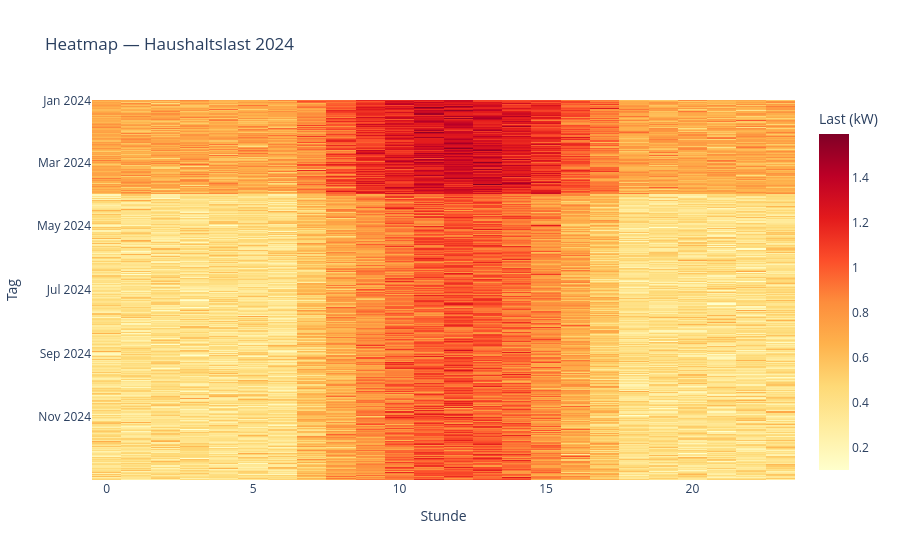

Notebook code cell kept with this figure:
### Markdown cell above
**Plotly (interaktiv)**

### Code cell
fig = px.imshow(heatmap, aspect="auto", color_continuous_scale="YlOrRd",
                title="Heatmap — Haushaltslast 2024",
                labels=dict(x="Stunde", y="Tag", color="Last (kW)"))
fig.show()

### Figure 1 — Plotly figure (JSON) as saved in the notebook; plotly's stock layout.template omitted (floating-point values rounded to 4 significant figures; data arrays with more than 128 entries replaced by an {"elided": "..."} marker saying what was removed)
{"data": [{"coloraxis": "coloraxis", "hovertemplate": "Stunde: %{x}<br>Tag: %{y}<br>Last (kW): %{z}<extra></extra>", "name": "0", "type": "heatmap", "x": [0, 1, 2, 3, 4, 5, 6, 7, 8, 9, 10, 11, 12, 13, 14, 15, 16, 17, 18, 19, 20, 21, 22, 23], "xaxis": "x", "y": {"elided": "366 str values"}, "yaxis": "y", "z": {"elided": "366x24 float values"}}], "layout": {"coloraxis": {"colorbar": {"title": {"text": "Last (kW)"}}, "colorscale": [[0, "rgb(255,255,204)"], [0.125, "rgb(255,237,160)"], [0.25, "rgb(254,217,118)"], [0.375, "rgb(254,178,76)"], [0.5, "rgb(253,141,60)"], [0.625, "rgb(252,78,42)"], [0.75, "rgb(227,26,28)"], [0.875, "rgb(189,0,38)"], [1, "rgb(128,0,38)"]]}, "title": {"text": "Heatmap — Haushaltslast 2024"}, "xaxis": {"anchor": "y", "domain": [0, 1], "title": {"text": "Stunde"}}, "yaxis": {"anchor": "x", "autorange": "reversed", "domain": [0, 1], "title": {"text": "Tag"}}}}
